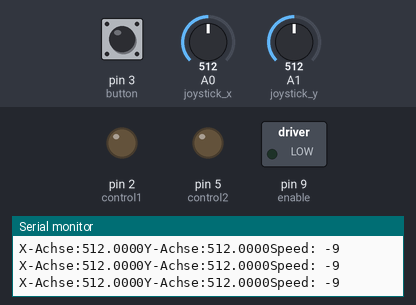
A sketch run on a simulated Arduino Uno, built with avr-gcc and run on an emulated ATmega328P. On the bench: switched loads named in the sketch (green lamp = pin HIGH), output pins drawn as LEDs (lit = HIGH), the last lines printed to the serial monitor. Inputs (shaded band) come from the test bench; at power-on: A0 (joystick_x) = 512, A1 (joystick_y) = 512, pin 3 (button) HIGH.

Above: at 1.2 s.
1.3 s: A0 (joystick_x) set to 531
At 2.2 s:
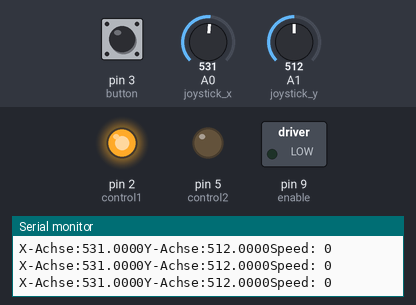
2.8 s: A0 (joystick_x) set to 716
At 4.0 s:
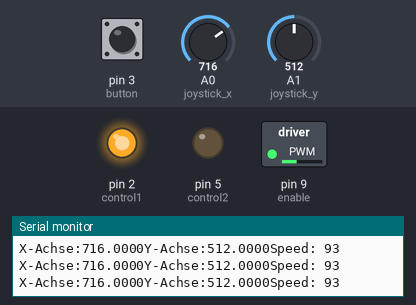
4.3 s: A0 (joystick_x) set to 900
At 4.8 s:
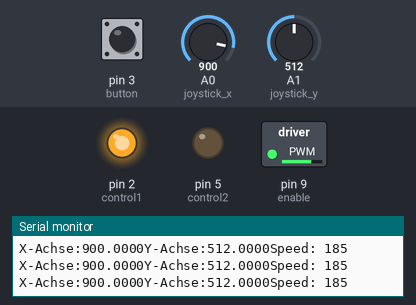
5.8 s: A0 (joystick_x) set to 1023
At 6.3 s:
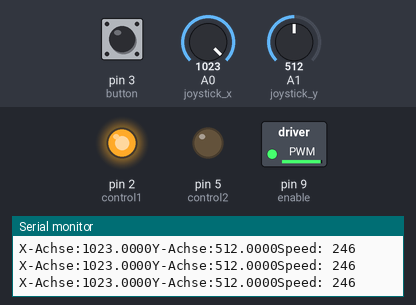
7.3 s: A1 (joystick_y) set to 107
8.8 s: A1 (joystick_y) set to 90
Timing chart, 0 to 11.8 s (numbered marks = the images above; inputs shaded):
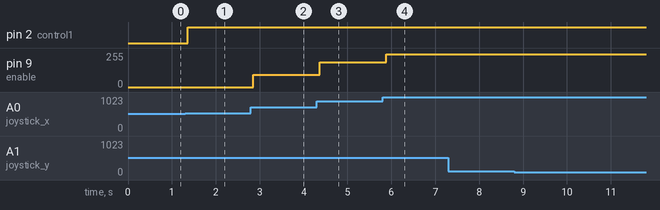

Measured:
- the behaviour switches between 530 and 531 on A0 (joystick_x) (found by bisection; images 0 and 1)
- after the input at 1.3 s, pin 2 (control1): LOW → HIGH after 0.06 s
- after the input at 2.8 s, pin 9 (enable): 0/255 → 93/255 after 0.05 s
- after the input at 4.3 s, pin 9 (enable): 93/255 → 185/255 after 0.07 s
- after the input at 5.8 s, pin 9 (enable): 185/255 → 246/255 after 0.08 s

The sketch:

motor.ino
```cpp
  int joystick_x = A0;
  int joystick_y = A1;
  int button = 3;
  int enable = 9;
  int control1 = 2;
  int control2 = 5;
  //pin 2 & 5 für direction control

void setup() {
  // put your setup code here, to run once:
  pinMode (joystick_x, INPUT);
  pinMode (joystick_y, INPUT);
  pinMode(button, INPUT);
  pinMode(enable, OUTPUT);
  pinMode(control1, OUTPUT);
  pinMode(control2, OUTPUT);

  digitalWrite(enable, LOW);
  digitalWrite(button, HIGH);

  Serial.begin(9600);
}

void loop() {
  // put your main code here, to run repeatedly:
  float x, y;
  int knopf;

  x = analogRead(joystick_x);
  y = analogRead(joystick_y);
  knopf = digitalRead(button);
  int z;
  int mtrspd;

  z = x-530;
  mtrspd=z/2;


  Serial.print ("X-Achse:"); Serial.print (x, 4);
  Serial.print ("Y-Achse:"); Serial.print (y, 4);  Serial.print ("Speed: "); Serial.println(mtrspd);


  if (x > 530)
  {

    analogWrite(enable, mtrspd);
    digitalWrite(control1, HIGH);
    digitalWrite(control2, LOW);

  }
  else{

    analogWrite(enable, 0);
    digitalWrite(control1, LOW);
    digitalWrite(control2, LOW);

  }


}
```
